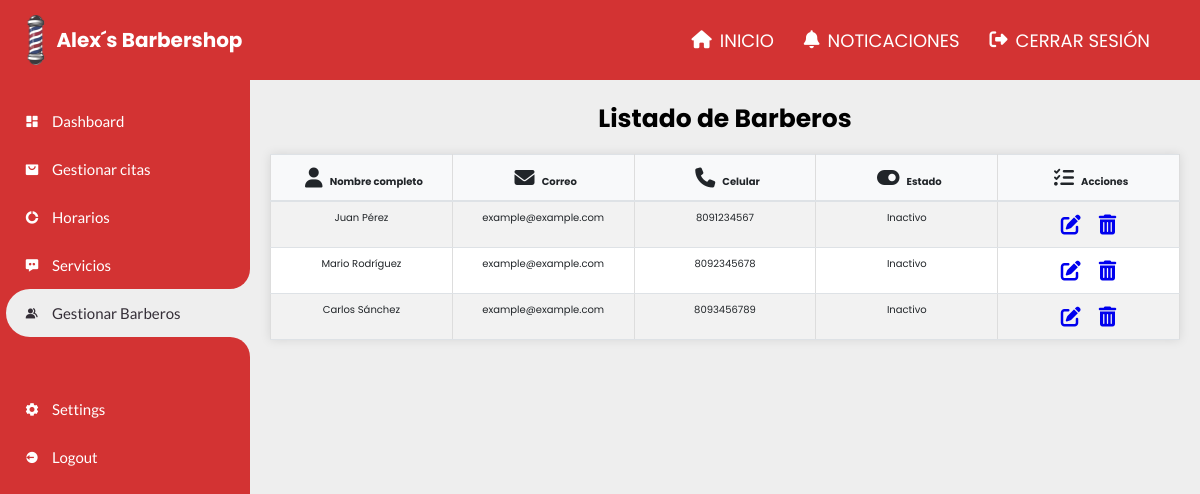
Screenshot of /admin/index.php?p=registrar_barberos with the database file from the repository.
### tables this page shows
CREATE TABLE `barberos` (
  `idBarbero` int NOT NULL,
  `Nombre` varchar(45) DEFAULT NULL,
  `Apellido` varchar(45) DEFAULT NULL,
  `Celular` varchar(15) DEFAULT NULL,
  `idUsuario` int DEFAULT NULL,
  `Estado` varchar(20) DEFAULT 'Inactivo',
  `Correo` varchar(50) DEFAULT 'example@example.com'
);

### configs/Database.php (called while the page is built, shortened)
<?php
class Database {
    private $host = 'localhost';
    private $username = 'root';
    private $password = '1234';
    private $database = 'barberiabd';
    public function __construct() {
        $this->mysqli = mysqli_connect($this->host, $this->username, $this->password, $this->database);
    }
}
?>

### configs/Barber.php (called while the page is built, shortened)
<?php
require_once 'Database.php';
class Barber {
    private $db;
    public function __construct(Database $database) {
        $this->db = $database->mysqli;
    }
    public function getAllBarbers() {
        $barbers = [];
        $query = "SELECT * FROM barberos";
        $result = $this->db->query($query);
        if ($result) {
            while ($row = $result->fetch_assoc()) {
                $barbers[] = $row;
            }
        } else {
            echo "Error en la consulta: " . $this->db->error;
        }
        return $barbers;
    }
}
?>

### admin/modulos/registrar_barberos.php (the view, shortened to what this page needs)
<?php
require_once '../configs/Database.php';
require_once '../configs/Barber.php';
$database = new Database();
$barber = new Barber($database);
$allBarbers = $barber->getAllBarbers();
?>
<!DOCTYPE html>
<html lang="es">
<head>
</head>
<body>
    <div class="agenda_container">
        <h2 class="register_title">Listado de Barberos</h2>
        <table class="table table-striped">
            <thead>
                <tr>
                    <th><i class="fa-solid fa-user agenda-icon"></i> Nombre completo</th>
                    <th><i class="fa-solid fa-envelope agenda-icon"></i> Correo</th>
                    <th><i class="fa-solid fa-phone agenda-icon"></i> Celular</th>
                    <th><i class="fa-solid fa-toggle-on agenda-icon"></i> Estado</th>
                    <th><i class="fa-solid fa-list-check agenda-icon"></i> Acciones</th>
                </tr>
            </thead>
            <tbody id="table-body">
                <?php foreach ($allBarbers as $rp) : ?>
                    <tr>
                        <td><?= $rp['Nombre'] ?> <?= $rp['Apellido'] ?></td>
                        <td><?= $rp['Correo'] ?></td>
                        <td><?= $rp['Celular'] ?></td>
                        <td><?= $rp['Estado'] ?></td>
                        <td>
                            <a href="?p=barberos&edit=<?= $rp['idBarbero'] ?>"><i class="fa-solid fa-edit agenda-icon"></i></a>
                            <a href="?p=barberos&delete=<?= $rp['idBarbero'] ?>"><i class="fa fa-trash agenda-icon"></i></a>
                        </td>
                    </tr>
                <?php endforeach; ?>
            </tbody>
        </table>
    </div>
    </div>
</body>
</html>

### admin/index.php (shortened to what this page needs)
<?php
$p = isset($_GET['p']) ? $_GET['p'] : 'estadisticas';
?>
<!DOCTYPE html>
<html lang="en">
<head>
	<link href='https://unpkg.com/boxicons@2.0.9/css/boxicons.min.css' rel='stylesheet'>
	<link rel="stylesheet" href="https://use.fontawesome.com/releases/v5.1.1/css/all.css">
	<link rel="stylesheet" href="../resources/css/style.css"/>
    <link rel="stylesheet" href="../resources/css/StyleAdmin.css"/>
</head>
<body>
	<nav class="navbar">
        <div class="navbar-brand">
            <img src="../resources/images/Barbershop_Logo.png" alt="Logo" class="navbar-logo">
            <span class="navbar-name">Alex´s Barbershop</span>
        </div>
        <ul class="navbar-menu">
            <li class="navbar-item">
                <a href="?p=login" class="navbar-link"><i class="fas fa-home"></i> INICIO</a>
            </li>
            <li class="navbar-item">
                <a href="#" onclick="openModal('notificationModal')" class="navbar-link"><i class="fas fa-bell"></i> NOTICACIONES</a>
            </li>
            <li class="navbar-item">
                <a href="#" class="navbar-link"><i class="fas fa-sign-out-alt"></i> CERRAR SESIÓN</a>
            </li>
        </ul>
    </nav>
	<div id="layout">
	<aside id="sidebar">
		<ul class="side-menu top">
			<li class="">
				<a href="?p=estadisticas">
					<i class='bx bxs-dashboard'></i>
					<span class="text">Dashboard</span>
				</a>
			</li>
			<li>
				<a href="?p=agenda">
					<i class='bx bxs-shopping-bag-alt'></i>
					<span class="text">Gestionar citas</span>
				</a>
			</li>
			<li>
				<a href="#">
					<i class='bx bxs-doughnut-chart'></i>
					<span class="text">Horarios</span>
				</a>
			</li>
			<li>
				<a href="#">
					<i class='bx bxs-message-dots'></i>
					<span class="text">Servicios</span>
				</a>
			</li>
			<li>
				<a href="?p=registrar_barberos">
					<i class='bx bxs-group'></i>
					<span class="text">Gestionar Barberos</span>
				</a>
			</li>
		</ul>
		<ul class="side-menu">
			<li>
				<a href="#">
					<i class='bx bxs-cog'></i>
					<span class="text">Settings</span>
				</a>
			</li>
			<li>
				<a href="#" class="logout">
					<i class='bx bxs-log-out-circle'></i>
					<span class="text">Logout</span>
				</a>
			</li>
		</ul>
	</aside>
	<div id="content-wrapper" class="content-wrapper">
		<?php
			if(file_exists("modulos/".$p.".php")){
				include "modulos/".$p.".php";
			}else{
				echo "<i>No se ha encontrado el modulo <b>".$p."</b> <a href='./'>Regresar</a></i>";
			}
		?>
</body>

### resources/css/style.css (style rules this page uses)
* { padding: 0; margin: 0; box-sizing: border-box; outline: none; overflow: none; }
html { font-size: 10px; font-family: "Poppins", sans-serif; background-color: #E8E8E8; scroll-behavior: smooth; }
.label_login, .register_title { font-size: 2.5rem; font-weight: bold; text-align: center; margin-bottom: 1.6rem; }
.navbar { background: #D33333; position: fixed; width: 100%; max-height: 8rem; padding: 20px; display: flex; align-items: center; justify-content: space-between; z-index: 5000; }
.navbar-brand { display: flex; align-items: center; }
.navbar-logo { height: 50px; margin-right: 10px; }
.navbar-name { color: #fff; font-size: 20px; font-weight: bold; }
.navbar-menu { list-style: none; display: flex; justify-content: flex-start; align-items: center; margin: 0; padding: 0; }
.navbar-item { margin-right: 30px; }
.navbar-link { color: #fff; text-decoration: none; font-size: 18px; display: flex; align-items: center; }
.navbar-link i { margin-right: 8px; }
.table { width: 100%; margin-bottom: 1rem; color: #212529; border-collapse: collapse; background-color: #fff; box-shadow: 0 0 10px rgba(0, 0, 0, 0.1); }
.table th, .table td { padding: 0.75rem; vertical-align: top; border-top: 1px solid #dee2e6; }
.table th { vertical-align: bottom; border-bottom: 2px solid #dee2e6; background-color: #f8f9fa; text-align: center; }
.table td { border-bottom: 1px solid #dee2e6; }
.table-striped tbody tr:nth-of-type(odd) { background-color: rgba(0, 0, 0, .05); }
.fa { cursor: pointer; }
.agenda-icon { font-size: 2rem; padding:0.5rem; }

### resources/css/StyleAdmin.css (style rules this page uses)
* { margin: 0; padding: 0; box-sizing: border-box; }
a { text-decoration: none; }
li { list-style: none; }
:root { --poppins: 'Poppins', sans-serif; --lato: 'Lato', sans-serif; --light: #F9F9F9; --blue: #3C91E6; --light-blue: #CFE8FF; --grey: #eee; --dark-grey: #AAAAAA; --dark: #342E37; --red: #DB504A; --yellow: #FFCE26; --light-yellow: #FFF2C6; --orange: #FD7238; --light-orange: #FFE0D3; }
html { overflow-x: hidden; }
body { background: var(--grey); overflow-x: hidden; }

### admin/index.php (style rules this page uses)
#layout { display: flex; height: 100vh; overflow: hidden; }
#sidebar { display: block; position:fixed; top: 0; left: 0; padding-top: 4.9rem; width: 250px; min-height: 100vh; background: #D33333; z-index: 20; font-family: var(--lato); transition: .3s ease; overflow-x: hidden; scrollbar-width: none; }
.content-wrapper { margin-top: 8rem; display: flex; flex-direction: column; margin-left: 250px; min-height: 100vh; width: calc(100% - 250px); padding: 1rem; box-sizing: border-box; overflow-y: auto; display: flex; flex-direction: column; padding-bottom: 12rem; }
.content-wrapper > * { width: 100%; margin: 0; padding: 0; }
#sidebar .side-menu { width: 100%; margin-top: 48px; }
#sidebar .side-menu li { height: 48px; background: transparent; margin-left: 6px; border-radius: 48px 0 0 48px; padding: 6px; }
#sidebar .side-menu li.active { background: var(--grey); position: relative; }
#sidebar .side-menu li.active::before { content: ''; position: absolute; width: 40px; height: 40px; border-radius: 50%; top: -40px; right: 0; box-shadow: 20px 20px 0 var(--grey); z-index: -1; }
#sidebar .side-menu li.active::after { content: ''; position: absolute; width: 40px; height: 40px; border-radius: 50%; bottom: -40px; right: 0; box-shadow: 20px -20px 0 var(--grey); z-index: -1; }
#sidebar .side-menu li a { width: 100%; height: 100%; display: flex; align-items: center; border-radius: 48px; font-size: 15px; color: #fff; white-space: nowrap; overflow-x: hidden; }
#sidebar .side-menu.top li.active a { color: #342E37; }
#sidebar .side-menu li a .bx { min-width: calc(60px - ((4px + 6px) * 2)); display: flex; justify-content: center; }

### admin/modulos/registrar_barberos.php (style rules this page uses)
.agenda_container { flex: 1; overflow-y: auto; padding: 1rem; box-sizing: border-box; }
table { width: 100%; border-collapse: collapse; table-layout: fixed; }
th, td { border: 1px solid #ddd; padding: 8px; text-align: center; word-wrap: break-word; }
th { background-color: #f2f2f2; text-align: center; }

### rows the page displays
barberos: Nombre "Juan", Apellido "Pérez", Correo "example@example.com", Celular "8091234567", Estado "Inactivo"
barberos: Nombre "Mario", Apellido "Rodríguez", Correo "example@example.com", Celular "8092345678", Estado "Inactivo"
barberos: Nombre "Carlos", Apellido "Sánchez", Correo "example@example.com", Celular "8093456789", Estado "Inactivo"
